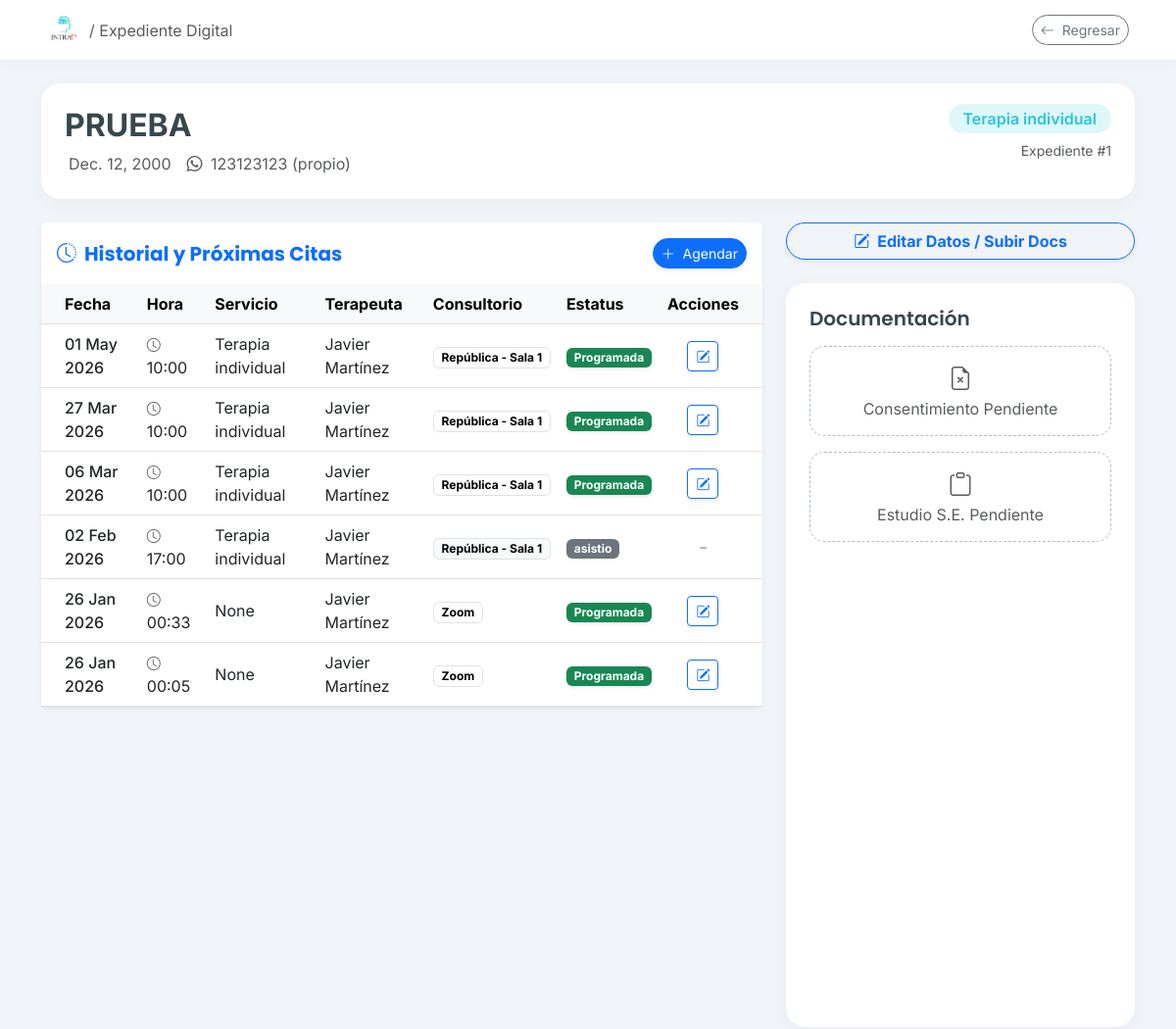
The page /pacientes/1/ (upper part) on the database as committed earlier.
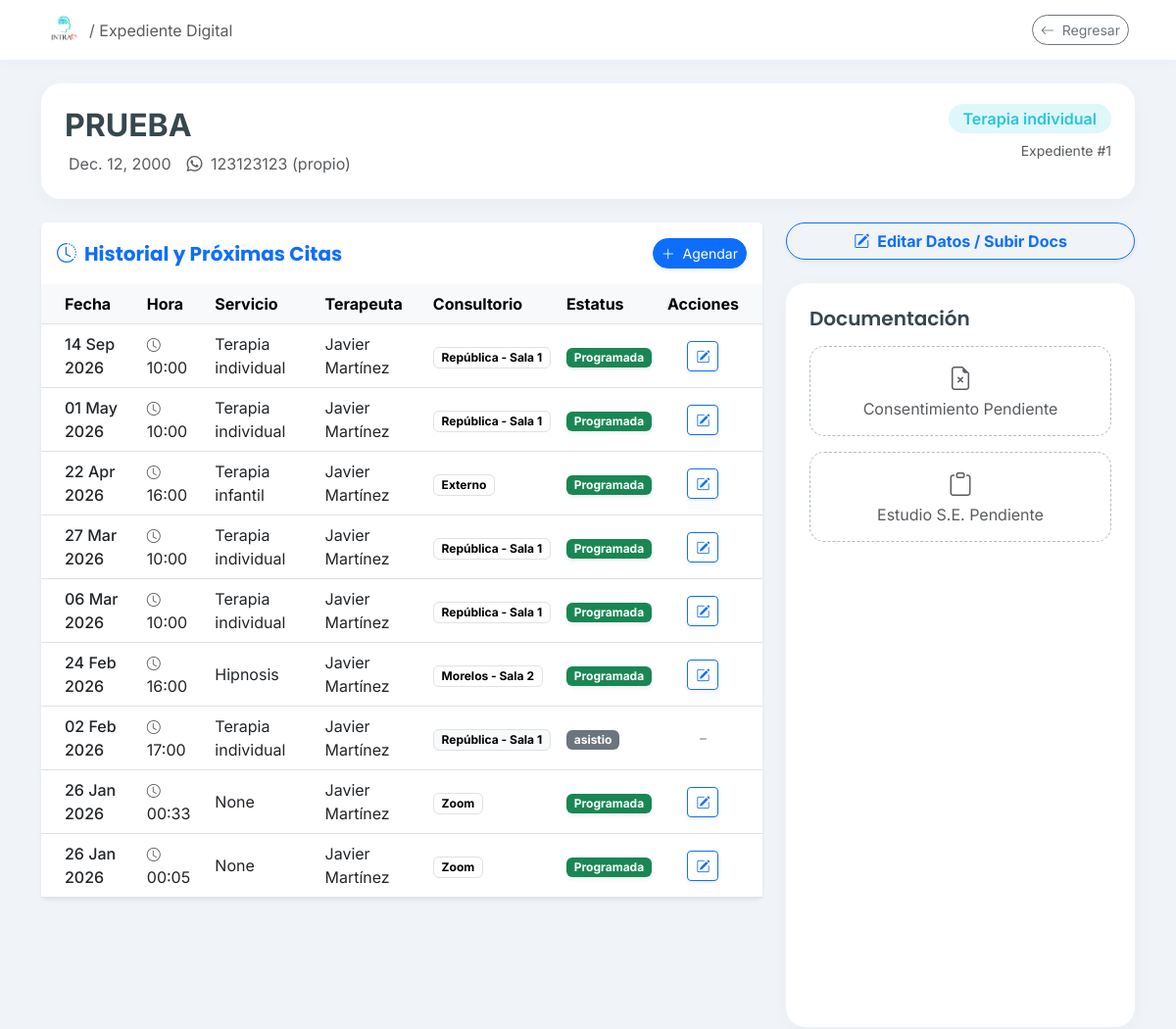
The same page on the database as committed later.
### clinica/models.py (models this page shows, shortened)
class Cita(models.Model):
    ESTATUS_CHOICES = [
        ('programada', 'Programada'),
        ('asistio', 'Asistió'),
        ('cancelada', 'Cancelada'),
        ('no_asistio', 'No Asistió'),
    ]
    PAGO_CHOICES = [
        ('Efectivo', 'Efectivo'),
        ('Transferencia', 'Transferencia'),
        ('Terminal', 'Terminal'),
        ('Pase', 'Pase'),
        ('Gratuito', 'Gratuito'),
        ('Pendiente', 'Pendiente'),
    ]
    paciente = models.ForeignKey(Paciente, on_delete=models.CASCADE, related_name='citas')
    fecha = models.DateField()
    hora = models.TimeField()
    division = models.ForeignKey(Division, on_delete=models.SET_NULL, null=True)
    consultorio = models.ForeignKey(Consultorio, on_delete=models.SET_NULL, null=True)
    servicio = models.ForeignKey(Servicio, on_delete=models.SET_NULL, null=True)
    terapeuta = models.ForeignKey(Terapeuta, on_delete=models.SET_NULL, null=True)
    costo = models.DecimalField(max_digits=10, decimal_places=2, null=True, blank=True)
    metodo_pago = models.CharField(max_length=50, null=True, blank=True)
    estatus = models.CharField(max_length=20, choices=ESTATUS_CHOICES, default='programada')
    folio_fiscal = models.CharField(max_length=100, blank=True, null=True)
    notas = models.TextField(blank=True, null=True)
    class Meta:
        verbose_name = "Cita"
        verbose_name_plural = "Citas"
        ordering = ['-fecha', '-hora']

class Servicio(models.Model):
    nombre = models.CharField(max_length=100)
    def __str__(self):
        return self.nombre

class Terapeuta(models.Model):
    usuario = models.OneToOneField(User, on_delete=models.SET_NULL, null=True, blank=True, related_name='perfil_terapeuta')
    nombre = models.CharField(max_length=100)
    activo = models.BooleanField(default=True)
    def __str__(self):
        return self.nombre

class Consultorio(models.Model):
    nombre = models.CharField(max_length=100)
    def __str__(self):
        return self.nombre

### clinica/views.py (the view)
# urls.py: path('pacientes/<int:paciente_id>/', clinica_views.detalle_paciente, name='detalle_paciente'),
def detalle_paciente(request, paciente_id):
    paciente = get_object_or_404(Paciente, id=paciente_id)
    historial = Cita.objects.filter(paciente=paciente).order_by('-fecha', '-hora')
    terapeutas_previos = set(cita.terapeuta for cita in historial if cita.terapeuta)
    context = {
        'paciente': paciente,
        'historial': historial,
        'terapeutas_previos': terapeutas_previos, # Pasamos la lista al HTML
    }
    return render(request, 'clinica/detalle_paciente.html', context)

### clinica/templates/clinica/detalle_paciente.html (shortened to what the changed rows need)
{% load static %}
<!DOCTYPE html>
<html lang="es">
<head>
    <link href="https://cdn.jsdelivr.net/npm/bootstrap@5.3.0/dist/css/bootstrap.min.css" rel="stylesheet">
    <link rel="stylesheet" href="https://cdn.jsdelivr.net/npm/bootstrap-icons@1.10.5/font/bootstrap-icons.css">
</head>
<body>
    <div class="container mb-5">
        <div class="card-zen p-4 mb-4">
            <div class="d-flex justify-content-between align-items-start flex-wrap">
                <div>
                    <h2 class="fw-bold mb-1">{{ paciente.nombre }}</h2>
                </div>
            </div>
        </div>
        <div class="row">
            <div class="col-lg-8">
                <div class="card shadow-sm border-0 mb-4">
                    <div class="card-body p-0">
                        <div class="table-responsive">
                            <table class="table table-hover align-middle mb-0">
                                <thead class="table-light">
                                    <tr>
                                        <th class="ps-4">Fecha</th>
                                        <th>Hora</th>
                                        <th>Servicio</th>
                                        <th>Terapeuta</th>
                                        <th>Consultorio</th>
                                        <th>Estatus</th>
                                        <th class="text-center pe-4">Acciones</th>
                                    </tr>
                                </thead>
                                <tbody>
                                    {% for cita in historial %}
                                    <tr class="{% if cita.estatus == 'programada' %}bg-warning bg-opacity-10{% endif %}">
                                        <td class="ps-4 fw-medium">{{ cita.fecha|date:"d M Y" }}</td>
                                        <td>
                                            <i class="bi bi-clock small text-muted me-1"></i>
                                            {{ cita.hora|time:"H:i" }}
                                        </td>
                                        <td>{{ cita.servicio }}</td>
                                        <td>{{ cita.terapeuta }}</td>
                                        <td><span class="badge text-bg-light border">{{ cita.consultorio }}</span></td>
                                        <td>
                                            {% if cita.estatus == 'programada' %}
                                                <span class="badge bg-success shadow-sm">Programada</span>
                                            {% elif cita.estatus == 'realizada' %}
                                                <span class="badge bg-primary">Realizada</span>
                                            {% elif cita.estatus == 'cancelada' %}
                                                <span class="badge bg-danger">Cancelada</span>
                                            {% else %}
                                                <span class="badge bg-secondary">{{ cita.estatus }}</span>
                                            {% endif %}
                                        </td>
                                        <td class="text-center pe-4">
                                            {% if cita.estatus == 'programada' %}
                                                <a href="{% url 'editar_cita' cita.id %}?next=paciente"
                                                   class="btn btn-sm btn-outline-primary shadow-sm"
                                                   title="Editar Cita Próxima">
                                                    <i class="bi bi-pencil-square"></i>
                                                </a>
                                            {% else %}
                                                <span class="text-muted small"><i class="bi bi-dash"></i></span>
                                            {% endif %}
                                        </td>
                                    </tr>
                                    {% endfor %}
                                </tbody>
                            </table>
                        </div>
                    </div>
                </div>
            </div>  </div> </div> <script src="https://cdn.jsdelivr.net/npm/bootstrap@5.3.0/dist/js/bootstrap.bundle.min.js"></script>
</body>
</html>

Rows that differ between the two databases and show on the page:
added Cita: fecha "14 Sep 2026", hora "10:00", servicio "Terapia individual", terapeuta "Javier Martínez", consultorio "República - Sala 1", estatus "Programada"
added Cita: fecha "22 Apr 2026", hora "16:00", servicio "Terapia infantil", terapeuta "Javier Martínez", consultorio "Externo", estatus "Programada"
added Cita: fecha "24 Feb 2026", hora "16:00", servicio "Hipnosis", terapeuta "Javier Martínez", consultorio "Morelos - Sala 2", estatus "Programada"
